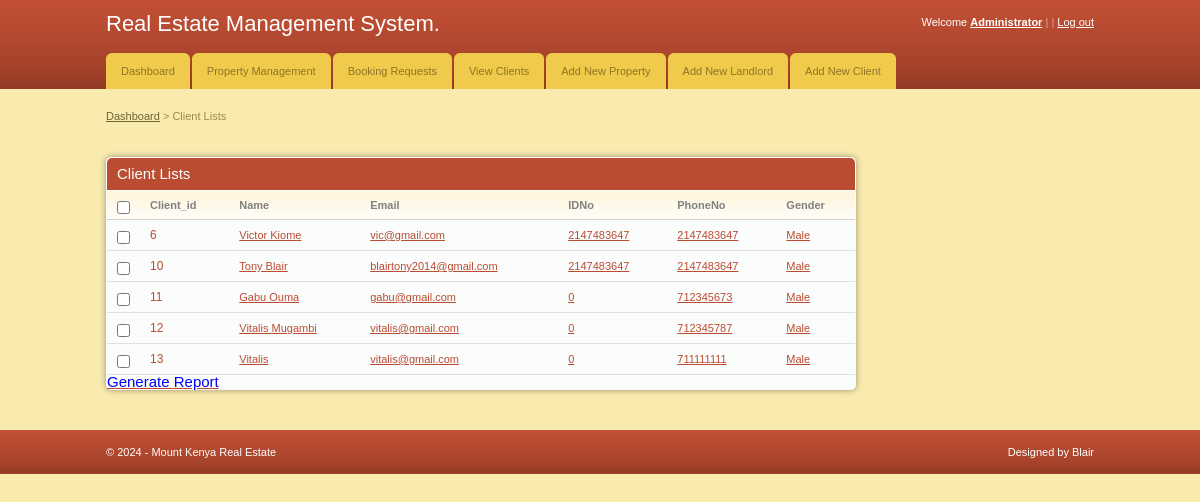
Screenshot of /admin/studes.php with the database file from the repository.
### tables this page shows
CREATE TABLE `user` (
  `user_id` int(11) NOT NULL,
  `fname` varchar(255) NOT NULL,
  `email` varchar(255) NOT NULL,
  `id_no` int(11) NOT NULL,
  `phone` int(15) NOT NULL,
  `username` varchar(100) NOT NULL,
  `password` varchar(32) NOT NULL,
  `location` varchar(255) NOT NULL,
  `gender` varchar(255) NOT NULL
);

### admin/studes.php (the view, shortened to what this page needs)
<!DOCTYPE html PUBLIC "-//W3C//DTD XHTML 1.0 Transitional//EN" "http://www.w3.org/TR/xhtml1/DTD/xhtml1-transitional.dtd">
<html xmlns="http://www.w3.org/1999/xhtml">
<head>
	<link rel="stylesheet" href="css/style.css" type="text/css" media="all" />
</head>
<body>
<div id="header">
	<div class="shell">
		<?php
			include 'menu.php';
		?>
	</div>
</div>
<div id="container">
	<div class="shell">
		<div class="small-nav">
			<a href="index.php">Dashboard</a>
			<span>&gt;</span>
			Client Lists
		</div>
		<br />
		<div id="main">
			<div id="content">
				<div class="box">
					<div class="box-head">
						<h2 class="left">Client Lists</h2>
					</div>
					<div class="table">
						<table width="100%" border="0" cellspacing="0" cellpadding="0">
							<tr>
								<th width="13"><input type="checkbox" class="checkbox" /></th>
								<th>Client_id</th>
								<th>Name</th>
								<th>Email</th>
								<th>IDNo</th>
								<th>PhoneNo</th>
								<th>Gender</th>
							</tr>
							<?php
								include '../includes/config.php';
								$select = "SELECT user_id,fname,email,id_no,phone,gender
										FROM user";
								$result = mysqli_query($conn,$select) or die(mysqli_error($conn));
								while($row = $result->fetch_assoc()){
							?>
							<tr>
								<td><input type="checkbox"class="checkbox"/></td>
								<td><h3><a href="#"><?php echo $row['user_id'] ?></a></h3></td>
								<td><a href="#"><?php echo $row['fname'] ?></a></td>
								<td><a href="#"><?php echo $row['email'] ?></a></td>
								<td><a href="#"><?php echo $row['id_no'] ?></a></td>
								<td><a href="#"><?php echo $row['phone'] ?></a></td>
								<td><a href="#"><?php echo $row['gender'] ?></a></td>
								</tr>
							<?php
								}
							?>
						</table>
					</div>
					<h2><a href="report.php"><font color="blue">Generate Report</font></h2>
				</div>
			</div>
		</div>
	</div>
</div>
<div id="footer">
	<div class="shell">
		<span class="left">&copy; <?php echo date("Y");?> - Mount Kenya Real Estate</span>
		<span class="right">
			Designed by Blair</a>
		</span>
	</div>
</div>
</body>
</html>

### admin/css/style.css (style rules this page uses)
* { padding:0; margin:0; outline:0; }
body { background:#f9ebae; font-family: Verdana, sans-serif; font-size:11px; line-height:14px; color:#5e5e5e; }
input, textarea, select { font-family: Verdana, sans-serif; font-size:13px; }
.checkbox { width:13px; height:13px; vertical-align:top; position:relative; top:2px; }
a { color:#ba4c32; text-decoration: underline; cursor:pointer; }
.left, .alignleft { float:left; display:inline; }
.right, .alignright { float:right; display:inline; }
h2 { font-size:15px; font-weight: normal; }
h3 { font-size:12px; line-height:14px; font-weight: normal; }
h3 a { text-decoration: none; }
.shell { width:988px; margin:0 auto; }
#header { height:89px; background:url(images/header.gif); white-space:nowrap; }
#container { padding:20px 0; }
.small-nav { color:#978b48; padding-bottom:20px; }
.small-nav a { color:#6f6636; }
#content { float:left; width:750px; }
.table th { background:#fffdfa url(images/th.gif) repeat-x 0 0; color:#818181; text-align: left; padding:7px 10px; border-bottom:solid 1px #d2d1cb; }
.table td { background:#fbfcfc; border-bottom:solid 1px #e0e0e0; padding:8px 10px; }
.box { background:#fbfcfc; height:100%; padding:1px; margin-bottom:20px; }
.box-head { background:#ba4c32; height:32px; color:#fff; padding: 0 10px; line-height:32px; white-space:nowrap; border-bottom:solid 1px #fff; }
#footer { height:44px; background:url(images/footer.gif); line-height:44px; color:#fff; }
#footer a { color:#fff; }
.box { -moz-border-radius:5px; -webkit-border-radius:5px; -moz-box-shadow: 0 0 6px #978f6c; -webkit-box-shadow: 0 0 6px #978f6c; }
.box-head { -moz-border-radius-topleft:5px; -moz-border-radius-topright:5px; -webkit-border-top-left-radius:5px; -webkit-border-top-right-radius:5px; }

### rows the page displays
user: user_id "6", fname "Victor Kiome", email "vic@gmail.com", id_no "2147483647", phone "2147483647", gender "Male"
user: user_id "10", fname "Tony Blair", email "blairtony2014@gmail.com", id_no "2147483647", phone "2147483647", gender "Male"
user: user_id "11", fname "Gabu Ouma", email "gabu@gmail.com", id_no "0", phone "712345673", gender "Male"
user: user_id "12", fname "Vitalis Mugambi", email "vitalis@gmail.com", id_no "0", phone "712345787", gender "Male"
user: user_id "13", fname "Vitalis", email "vitalis@gmail.com", id_no "0", phone "711111111", gender "Male"
